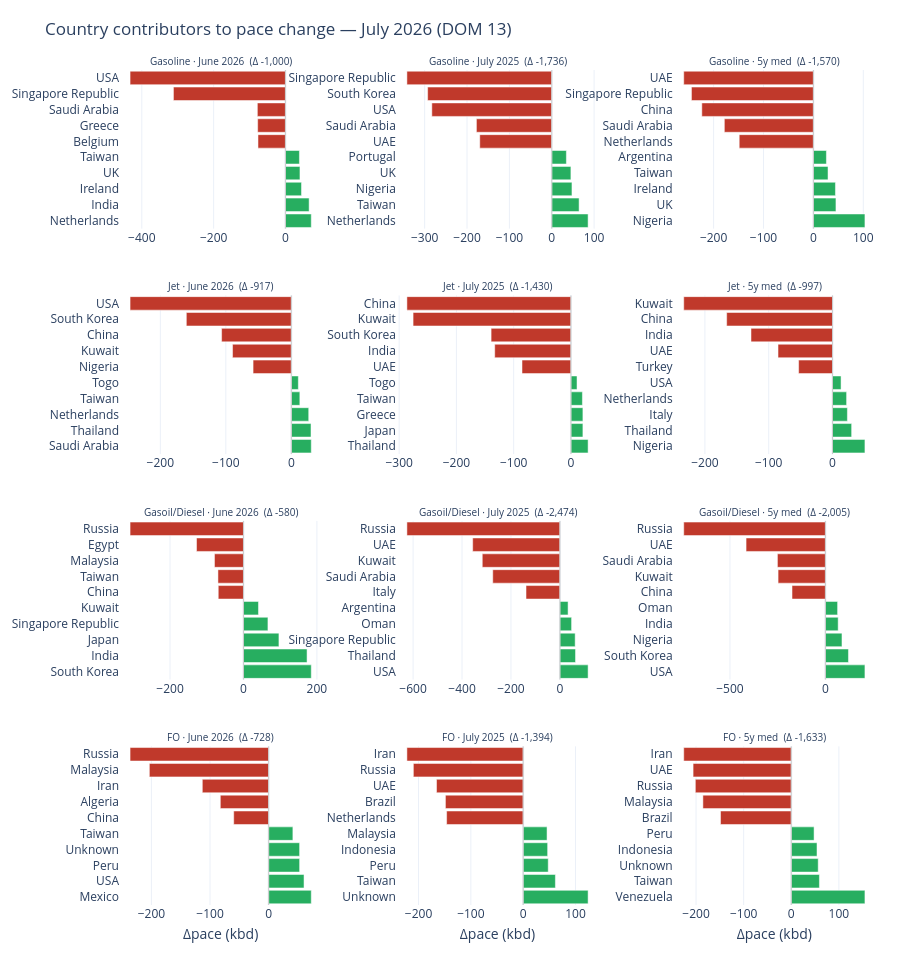
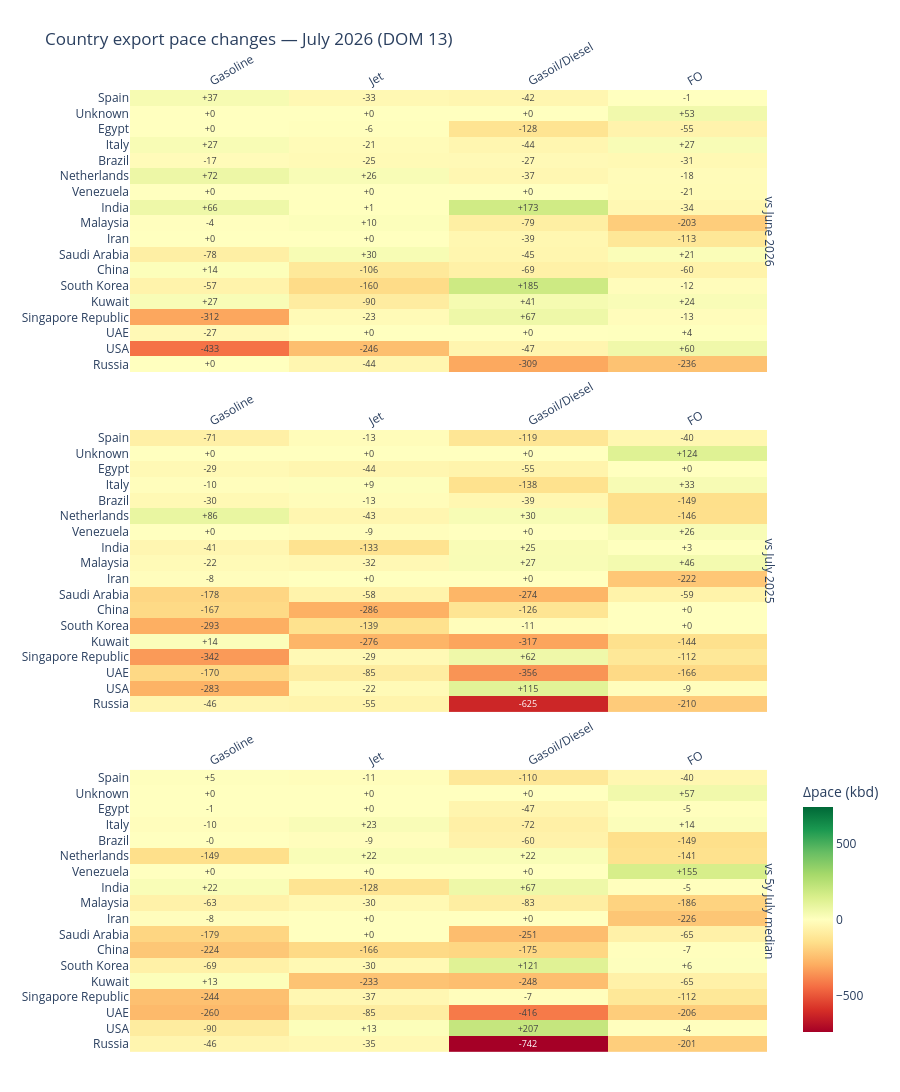

The cell these charts' notebook holds for them, in order:
### Code cell
def country_comparison_table(r: dict, *, top_n: int = 12) -> pd.DataFrame:
    """Top countries ranked by |Δ vs 5y median| with all three baseline deltas."""
    d_hist = r["vs_hist"]["delta"]
    top = d_hist.abs().nlargest(top_n).index
    cur = r["cur_pace"]
    return pd.DataFrame(
        {
            "pace_kbd": cur.reindex(top, fill_value=0),
            "vs_prior_mo": r["vs_prior"]["delta"].reindex(top, fill_value=0),
            "vs_last_yr": r["vs_ly"]["delta"].reindex(top, fill_value=0),
            "vs_5y_med": d_hist.reindex(top, fill_value=0),
            f"{PACE_N_HISTORY}y_med": r["hist_country_pace"].reindex(top, fill_value=0),
        },
        index=[short_country(c) for c in top],
    )


# --- Styled tables: one per product (top movers vs historical pattern) ---
for product in PACE_PRODUCTS:
    tbl = country_comparison_table(PACE_RESULTS[product])
    _vmax = max(float(tbl["vs_5y_med"].abs().max()), 1.0)
    display(
        tbl.style.format("{:+,.0f}", subset=["vs_prior_mo", "vs_last_yr", "vs_5y_med"])
        .format("{:,.0f}", subset=["pace_kbd", f"{PACE_N_HISTORY}y_med"])
        .background_gradient(
            cmap="RdYlGn", subset=["vs_5y_med"], vmin=-_vmax, vmax=_vmax
        )
        .set_caption(
            f"{product} — top countries by |Δ vs {PACE_N_HISTORY}y median| "
            f"({_pace_month_name} {PACE_YEAR}, DOM {_pace_dom})"
        )
    )

# --- Contributor bar charts + heatmaps (functions defined above; zero extra API calls) ---
PACE_CONTRIB_FIG = make_contributor_bar_panel(PACE_RESULTS, PACE_PRODUCTS, top_n=PACE_TOP_N)
PACE_HEATMAP_DATA, PACE_HEATMAP_FIG = make_pace_delta_heatmap_panel(PACE_RESULTS, top_n=18)

### Figure 1 — Plotly figure (JSON) as saved in the notebook; plotly's stock layout.template omitted (floating-point values rounded to 4 significant figures)
{"data": [{"hovertemplate": "%{y}<br>Δpace: %{x:+,.0f} kbd<extra></extra>", "marker": {"color": ["#c0392b", "#c0392b", "#c0392b", "#c0392b", "#c0392b", "#27ae60", "#27ae60", "#27ae60", "#27ae60", "#27ae60"]}, "orientation": "h", "showlegend": false, "type": "bar", "x": [-432.7, -311.9, -78.24, -77.39, -76.47, 38.89, 40.38, 44.72, 65.91, 71.88], "xaxis": "x", "y": ["USA", "Singapore Republic", "Saudi Arabia", "Greece", "Belgium", "Taiwan", "UK", "Ireland", "India", "Netherlands"], "yaxis": "y"}, {"hovertemplate": "%{y}<br>Δpace: %{x:+,.0f} kbd<extra></extra>", "marker": {"color": ["#c0392b", "#c0392b", "#c0392b", "#c0392b", "#c0392b", "#27ae60", "#27ae60", "#27ae60", "#27ae60", "#27ae60"]}, "orientation": "h", "showlegend": false, "type": "bar", "x": [-341.9, -293.0, -283.0, -177.8, -169.9, 34.52, 45.18, 47.68, 64.51, 85.77], "xaxis": "x2", "y": ["Singapore Republic", "South Korea", "USA", "Saudi Arabia", "UAE", "Portugal", "UK", "Nigeria", "Taiwan", "Netherlands"], "yaxis": "y2"}, {"hovertemplate": "%{y}<br>Δpace: %{x:+,.0f} kbd<extra></extra>", "marker": {"color": ["#c0392b", "#c0392b", "#c0392b", "#c0392b", "#c0392b", "#27ae60", "#27ae60", "#27ae60", "#27ae60", "#27ae60"]}, "orientation": "h", "showlegend": false, "type": "bar", "x": [-259.9, -244.4, -223.7, -178.5, -148.7, 26.06, 29.29, 44.19, 45.18, 103.3], "xaxis": "x3", "y": ["UAE", "Singapore Republic", "China", "Saudi Arabia", "Netherlands", "Argentina", "Taiwan", "Ireland", "UK", "Nigeria"], "yaxis": "y3"}, {"hovertemplate": "%{y}<br>Δpace: %{x:+,.0f} kbd<extra></extra>", "marker": {"color": ["#c0392b", "#c0392b", "#c0392b", "#c0392b", "#c0392b", "#27ae60", "#27ae60", "#27ae60", "#27ae60", "#27ae60"]}, "orientation": "h", "showlegend": false, "type": "bar", "x": [-246.2, -160.3, -106.5, -89.77, -58.43, 10.65, 12.95, 26.48, 29.99, 30.39], "xaxis": "x4", "y": ["USA", "South Korea", "China", "Kuwait", "Nigeria", "Togo", "Taiwan", "Netherlands", "Thailand", "Saudi Arabia"], "yaxis": "y4"}, {"hovertemplate": "%{y}<br>Δpace: %{x:+,.0f} kbd<extra></extra>", "marker": {"color": ["#c0392b", "#c0392b", "#c0392b", "#c0392b", "#c0392b", "#27ae60", "#27ae60", "#27ae60", "#27ae60", "#27ae60"]}, "orientation": "h", "showlegend": false, "type": "bar", "x": [-286.4, -275.6, -139.4, -133.1, -85.42, 10.65, 20.06, 20.91, 20.92, 29.99], "xaxis": "x5", "y": ["China", "Kuwait", "South Korea", "India", "UAE", "Togo", "Taiwan", "Greece", "Japan", "Thailand"], "yaxis": "y5"}, {"hovertemplate": "%{y}<br>Δpace: %{x:+,.0f} kbd<extra></extra>", "marker": {"color": ["#c0392b", "#c0392b", "#c0392b", "#c0392b", "#c0392b", "#27ae60", "#27ae60", "#27ae60", "#27ae60", "#27ae60"]}, "orientation": "h", "showlegend": false, "type": "bar", "x": [-233.2, -166.0, -127.8, -85.42, -53.13, 13.41, 22.08, 23.35, 29.99, 50.83], "xaxis": "x6", "y": ["Kuwait", "China", "India", "UAE", "Turkey", "USA", "Netherlands", "Italy", "Thailand", "Nigeria"], "yaxis": "y6"}, {"hovertemplate": "%{y}<br>Δpace: %{x:+,.0f} kbd<extra></extra>", "marker": {"color": ["#c0392b", "#c0392b", "#c0392b", "#c0392b", "#c0392b", "#27ae60", "#27ae60", "#27ae60", "#27ae60", "#27ae60"]}, "orientation": "h", "showlegend": false, "type": "bar", "x": [-308.8, -127.8, -78.91, -69.48, -68.64, 40.84, 66.61, 96.55, 173.1, 184.6], "xaxis": "x7", "y": ["Russia", "Egypt", "Malaysia", "Taiwan", "China", "Kuwait", "Singapore Republic", "Japan", "India", "South Korea"], "yaxis": "y7"}, {"hovertemplate": "%{y}<br>Δpace: %{x:+,.0f} kbd<extra></extra>", "marker": {"color": ["#c0392b", "#c0392b", "#c0392b", "#c0392b", "#c0392b", "#27ae60", "#27ae60", "#27ae60", "#27ae60", "#27ae60"]}, "orientation": "h", "showlegend": false, "type": "bar", "x": [-625.3, -356.5, -317.2, -274.4, -138.5, 33.34, 47.71, 62.31, 63.78, 115.2], "xaxis": "x8", "y": ["Russia", "UAE", "Kuwait", "Saudi Arabia", "Italy", "Argentina", "Oman", "Singapore Republic", "Thailand", "USA"], "yaxis": "y8"}, {"hovertemplate": "%{y}<br>Δpace: %{x:+,.0f} kbd<extra></extra>", "marker": {"color": ["#c0392b", "#c0392b", "#c0392b", "#c0392b", "#c0392b", "#27ae60", "#27ae60", "#27ae60", "#27ae60", "#27ae60"]}, "orientation": "h", "showlegend": false, "type": "bar", "x": [-742.0, -415.5, -251.4, -247.9, -174.9, 63.75, 66.76, 86.68, 120.6, 206.9], "xaxis": "x9", "y": ["Russia", "UAE", "Saudi Arabia", "Kuwait", "China", "Oman", "India", "Nigeria", "South Korea", "USA"], "yaxis": "y9"}, {"hovertemplate": "%{y}<br>Δpace: %{x:+,.0f} kbd<extra></extra>", "marker": {"color": ["#c0392b", "#c0392b", "#c0392b", "#c0392b", "#c0392b", "#27ae60", "#27ae60", "#27ae60", "#27ae60", "#27ae60"]}, "orientation": "h", "showlegend": false, "type": "bar", "x": [-236.4, -203.5, -113.1, -82.4, -59.56, 41.39, 52.84, 52.88, 60.4, 72.75], "xaxis": "x10", "y": ["Russia", "Malaysia", "Iran", "Algeria", "China", "Taiwan", "Unknown", "Peru", "USA", "Mexico"], "yaxis": "y10"}, {"hovertemplate": "%{y}<br>Δpace: %{x:+,.0f} kbd<extra></extra>", "marker": {"color": ["#c0392b", "#c0392b", "#c0392b", "#c0392b", "#c0392b", "#27ae60", "#27ae60", "#27ae60", "#27ae60", "#27ae60"]}, "orientation": "h", "showlegend": false, "type": "bar", "x": [-222.2, -209.9, -165.6, -148.6, -146.3, 45.6, 46.73, 47.87, 61.56, 124.1], "xaxis": "x11", "y": ["Iran", "Russia", "UAE", "Brazil", "Netherlands", "Malaysia", "Indonesia", "Peru", "Taiwan", "Unknown"], "yaxis": "y11"}, {"hovertemplate": "%{y}<br>Δpace: %{x:+,.0f} kbd<extra></extra>", "marker": {"color": ["#c0392b", "#c0392b", "#c0392b", "#c0392b", "#c0392b", "#27ae60", "#27ae60", "#27ae60", "#27ae60", "#27ae60"]}, "orientation": "h", "showlegend": false, "type": "bar", "x": [-225.9, -206.2, -201.5, -185.6, -148.6, 47.87, 54.05, 56.56, 59.11, 154.7], "xaxis": "x12", "y": ["Iran", "UAE", "Russia", "Malaysia", "Brazil", "Peru", "Indonesia", "Unknown", "Taiwan", "Venezuela"], "yaxis": "y12"}], "layout": {"annotations": [{"font": {"size": 10}, "showarrow": false, "text": "Gasoline · June 2026  (Δ -1,000)", "x": 0.1333, "xanchor": "center", "xref": "paper", "y": 1, "yanchor": "bottom", "yref": "paper"}, {"font": {"size": 10}, "showarrow": false, "text": "Gasoline · July 2025  (Δ -1,736)", "x": 0.5, "xanchor": "center", "xref": "paper", "y": 1, "yanchor": "bottom", "yref": "paper"}, {"font": {"size": 10}, "showarrow": false, "text": "Gasoline · 5y med  (Δ -1,570)", "x": 0.8667, "xanchor": "center", "xref": "paper", "y": 1, "yanchor": "bottom", "yref": "paper"}, {"font": {"size": 10}, "showarrow": false, "text": "Jet · June 2026  (Δ -917)", "x": 0.1333, "xanchor": "center", "xref": "paper", "y": 0.73, "yanchor": "bottom", "yref": "paper"}, {"font": {"size": 10}, "showarrow": false, "text": "Jet · July 2025  (Δ -1,430)", "x": 0.5, "xanchor": "center", "xref": "paper", "y": 0.73, "yanchor": "bottom", "yref": "paper"}, {"font": {"size": 10}, "showarrow": false, "text": "Jet · 5y med  (Δ -997)", "x": 0.8667, "xanchor": "center", "xref": "paper", "y": 0.73, "yanchor": "bottom", "yref": "paper"}, {"font": {"size": 10}, "showarrow": false, "text": "Gasoil/Diesel · June 2026  (Δ -580)", "x": 0.1333, "xanchor": "center", "xref": "paper", "y": 0.46, "yanchor": "bottom", "yref": "paper"}, {"font": {"size": 10}, "showarrow": false, "text": "Gasoil/Diesel · July 2025  (Δ -2,474)", "x": 0.5, "xanchor": "center", "xref": "paper", "y": 0.46, "yanchor": "bottom", "yref": "paper"}, {"font": {"size": 10}, "showarrow": false, "text": "Gasoil/Diesel · 5y med  (Δ -2,005)", "x": 0.8667, "xanchor": "center", "xref": "paper", "y": 0.46, "yanchor": "bottom", "yref": "paper"}, {"font": {"size": 10}, "showarrow": false, "text": "FO · June 2026  (Δ -728)", "x": 0.1333, "xanchor": "center", "xref": "paper", "y": 0.19, "yanchor": "bottom", "yref": "paper"}, {"font": {"size": 10}, "showarrow": false, "text": "FO · July 2025  (Δ -1,394)", "x": 0.5, "xanchor": "center", "xref": "paper", "y": 0.19, "yanchor": "bottom", "yref": "paper"}, {"font": {"size": 10}, "showarrow": false, "text": "FO · 5y med  (Δ -1,633)", "x": 0.8667, "xanchor": "center", "xref": "paper", "y": 0.19, "yanchor": "bottom", "yref": "paper"}], "bargap": 0.15, "height": 960, "margin": {"b": 55, "l": 85, "r": 25, "t": 70}, "shapes": [{"line": {"color": "#ccc", "width": 1}, "type": "line", "x0": 0, "x1": 0, "xref": "x", "y0": 0, "y1": 1, "yref": "y domain"}, {"line": {"color": "#ccc", "width": 1}, "type": "line", "x0": 0, "x1": 0, "xref": "x2", "y0": 0, "y1": 1, "yref": "y2 domain"}, {"line": {"color": "#ccc", "width": 1}, "type": "line", "x0": 0, "x1": 0, "xref": "x3", "y0": 0, "y1": 1, "yref": "y3 domain"}, {"line": {"color": "#ccc", "width": 1}, "type": "line", "x0": 0, "x1": 0, "xref": "x4", "y0": 0, "y1": 1, "yref": "y4 domain"}, {"line": {"color": "#ccc", "width": 1}, "type": "line", "x0": 0, "x1": 0, "xref": "x5", "y0": 0, "y1": 1, "yref": "y5 domain"}, {"line": {"color": "#ccc", "width": 1}, "type": "line", "x0": 0, "x1": 0, "xref": "x6", "y0": 0, "y1": 1, "yref": "y6 domain"}, {"line": {"color": "#ccc", "width": 1}, "type": "line", "x0": 0, "x1": 0, "xref": "x7", "y0": 0, "y1": 1, "yref": "y7 domain"}, {"line": {"color": "#ccc", "width": 1}, "type": "line", "x0": 0, "x1": 0, "xref": "x8", "y0": 0, "y1": 1, "yref": "y8 domain"}, {"line": {"color": "#ccc", "width": 1}, "type": "line", "x0": 0, "x1": 0, "xref": "x9", "y0": 0, "y1": 1, "yref": "y9 domain"}, {"line": {"color": "#ccc", "width": 1}, "type": "line", "x0": 0, "x1": 0, "xref": "x10", "y0": 0, "y1": 1, "yref": "y10 domain"}, {"line": {"color": "#ccc", "width": 1}, "type": "line", "x0": 0, "x1": 0, "xref": "x11", "y0": 0, "y1": 1, "yref": "y11 domain"}, {"line": {"color": "#ccc", "width": 1}, "type": "line", "x0": 0, "x1": 0, "xref": "x12", "y0": 0, "y1": 1, "yref": "y12 domain"}], "title": {"text": "Country contributors to pace change — July 2026 (DOM 13)"}, "xaxis": {"anchor": "y", "automargin": true, "domain": [0, 0.2667], "tickformat": ","}, "xaxis10": {"anchor": "y10", "automargin": true, "domain": [0, 0.2667], "tickformat": ",", "title": {"standoff": 8, "text": "Δpace (kbd)"}}, "xaxis11": {"anchor": "y11", "automargin": true, "domain": [0.3667, 0.6333], "tickformat": ",", "title": {"standoff": 8, "text": "Δpace (kbd)"}}, "xaxis12": {"anchor": "y12", "automargin": true, "domain": [0.7333, 1], "tickformat": ",", "title": {"standoff": 8, "text": "Δpace (kbd)"}}, "xaxis2": {"anchor": "y2", "automargin": true, "domain": [0.3667, 0.6333], "tickformat": ","}, "xaxis3": {"anchor": "y3", "automargin": true, "domain": [0.7333, 1], "tickformat": ","}, "xaxis4": {"anchor": "y4", "automargin": true, "domain": [0, 0.2667], "tickformat": ","}, "xaxis5": {"anchor": "y5", "automargin": true, "domain": [0.3667, 0.6333], "tickformat": ","}, "xaxis6": {"anchor": "y6", "automargin": true, "domain": [0.7333, 1], "tickformat": ","}, "xaxis7": {"anchor": "y7", "automargin": true, "domain": [0, 0.2667], "tickformat": ","}, "xaxis8": {"anchor": "y8", "automargin": true, "domain": [0.3667, 0.6333], "tickformat": ","}, "xaxis9": {"anchor": "y9", "automargin": true, "domain": [0.7333, 1], "tickformat": ","}, "yaxis": {"anchor": "x", "automargin": true, "autorange": "reversed", "domain": [0.81, 1]}, "yaxis10": {"anchor": "x10", "automargin": true, "autorange": "reversed", "domain": [0, 0.19]}, "yaxis11": {"anchor": "x11", "automargin": true, "autorange": "reversed", "domain": [0, 0.19]}, "yaxis12": {"anchor": "x12", "automargin": true, "autorange": "reversed", "domain": [0, 0.19]}, "yaxis2": {"anchor": "x2", "automargin": true, "autorange": "reversed", "domain": [0.81, 1]}, "yaxis3": {"anchor": "x3", "automargin": true, "autorange": "reversed", "domain": [0.81, 1]}, "yaxis4": {"anchor": "x4", "automargin": true, "autorange": "reversed", "domain": [0.54, 0.73]}, "yaxis5": {"anchor": "x5", "automargin": true, "autorange": "reversed", "domain": [0.54, 0.73]}, "yaxis6": {"anchor": "x6", "automargin": true, "autorange": "reversed", "domain": [0.54, 0.73]}, "yaxis7": {"anchor": "x7", "automargin": true, "autorange": "reversed", "domain": [0.27, 0.46]}, "yaxis8": {"anchor": "x8", "automargin": true, "autorange": "reversed", "domain": [0.27, 0.46]}, "yaxis9": {"anchor": "x9", "automargin": true, "autorange": "reversed", "domain": [0.27, 0.46]}}}

### Figure 2 — Plotly figure (JSON) as saved in the notebook; plotly's stock layout.template omitted (floating-point values rounded to 4 significant figures)
{"data": [{"colorscale": [[0, "rgb(165,0,38)"], [0.1, "rgb(215,48,39)"], [0.2, "rgb(244,109,67)"], [0.3, "rgb(253,174,97)"], [0.4, "rgb(254,224,139)"], [0.5, "rgb(255,255,191)"], [0.6, "rgb(217,239,139)"], [0.7, "rgb(166,217,106)"], [0.8, "rgb(102,189,99)"], [0.9, "rgb(26,152,80)"], [1, "rgb(0,104,55)"]], "hovertemplate": "Country: %{y}<br>Product: %{x}<br>Δpace: %{z:+,.0f} kbd<extra></extra>", "showscale": false, "text": [["+0", "-44", "-309", "-236"], ["-433", "-246", "-47", "+60"], ["-27", "+0", "+0", "+4"], ["-312", "-23", "+67", "-13"], ["+27", "-90", "+41", "+24"], ["-57", "-160", "+185", "-12"], ["+14", "-106", "-69", "-60"], ["-78", "+30", "-45", "+21"], ["+0", "+0", "-39", "-113"], ["-4", "+10", "-79", "-203"], ["+66", "+1", "+173", "-34"], ["+0", "+0", "+0", "-21"], ["+72", "+26", "-37", "-18"], ["-17", "-25", "-27", "-31"], ["+27", "-21", "-44", "+27"], ["+0", "-6", "-128", "-55"], ["+0", "+0", "+0", "+53"], ["+37", "-33", "-42", "-1"]], "textfont": {"size": 9}, "texttemplate": "%{text}", "type": "heatmap", "x": ["Gasoline", "Jet", "Gasoil/Diesel", "FO"], "xaxis": "x", "y": ["Russia", "USA", "UAE", "Singapore Republic", "Kuwait", "South Korea", "China", "Saudi Arabia", "Iran", "Malaysia", "India", "Venezuela", "Netherlands", "Brazil", "Italy", "Egypt", "Unknown", "Spain"], "yaxis": "y", "z": [[0.0, -43.65, -308.8, -236.4], [-432.7, -246.2, -46.65, 60.4], [-26.57, 0.0, 0.0, 3.532], [-311.9, -22.82, 66.61, -12.66], [26.54, -89.77, 40.84, 24.04], [-56.87, -160.3, 184.6, -12.16], [13.65, -106.5, -68.64, -59.56], [-78.24, 30.39, -45.16, 20.67], [0.0, 0.0, -38.67, -113.1], [-3.85, 10.44, -78.91, -203.5], [65.91, 1.441, 173.1, -34.02], [0.0, 0.0, 0.0, -21.27], [71.88, 26.48, -37.17, -17.75], [-17.01, -24.88, -26.79, -30.78], [27.3, -21.25, -43.68, 26.99], [0.0, -5.813, -127.8, -55.45], [0.0, 0.0, 0.0, 52.84], [37.02, -33.07, -42.27, -1.148]], "zmax": 742.0, "zmid": 0, "zmin": -742.0}, {"colorscale": [[0, "rgb(165,0,38)"], [0.1, "rgb(215,48,39)"], [0.2, "rgb(244,109,67)"], [0.3, "rgb(253,174,97)"], [0.4, "rgb(254,224,139)"], [0.5, "rgb(255,255,191)"], [0.6, "rgb(217,239,139)"], [0.7, "rgb(166,217,106)"], [0.8, "rgb(102,189,99)"], [0.9, "rgb(26,152,80)"], [1, "rgb(0,104,55)"]], "hovertemplate": "Country: %{y}<br>Product: %{x}<br>Δpace: %{z:+,.0f} kbd<extra></extra>", "showscale": false, "text": [["-46", "-55", "-625", "-210"], ["-283", "-22", "+115", "-9"], ["-170", "-85", "-356", "-166"], ["-342", "-29", "+62", "-112"], ["+14", "-276", "-317", "-144"], ["-293", "-139", "-11", "+0"], ["-167", "-286", "-126", "+0"], ["-178", "-58", "-274", "-59"], ["-8", "+0", "+0", "-222"], ["-22", "-32", "+27", "+46"], ["-41", "-133", "+25", "+3"], ["+0", "-9", "+0", "+26"], ["+86", "-43", "+30", "-146"], ["-30", "-13", "-39", "-149"], ["-10", "+9", "-138", "+33"], ["-29", "-44", "-55", "+0"], ["+0", "+0", "+0", "+124"], ["-71", "-13", "-119", "-40"]], "textfont": {"size": 9}, "texttemplate": "%{text}", "type": "heatmap", "x": ["Gasoline", "Jet", "Gasoil/Diesel", "FO"], "xaxis": "x2", "y": ["Russia", "USA", "UAE", "Singapore Republic", "Kuwait", "South Korea", "China", "Saudi Arabia", "Iran", "Malaysia", "India", "Venezuela", "Netherlands", "Brazil", "Italy", "Egypt", "Unknown", "Spain"], "yaxis": "y2", "z": [[-45.65, -54.53, -625.3, -209.9], [-283.0, -21.92, 115.2, -9.257], [-169.9, -85.42, -356.5, -165.6], [-341.9, -28.53, 62.31, -111.6], [14.25, -275.6, -317.2, -143.7], [-293.0, -139.4, -10.83, 0.1885], [-167.1, -286.4, -125.5, 0.0], [-177.8, -57.51, -274.4, -58.95], [-8.19, 0.0, 0.0, -222.2], [-22.08, -31.57, 26.82, 45.6], [-41.09, -133.1, 25.05, 2.819], [0.0, -9.062, 0.0, 25.72], [85.77, -43.46, 29.76, -146.3], [-30.44, -12.99, -38.98, -148.6], [-9.718, 9.312, -138.5, 32.79], [-28.61, -43.63, -54.81, 0.0], [0.0, 0.0, 0.0, 124.1], [-71.12, -13.06, -119.3, -39.91]], "zmax": 742.0, "zmid": 0, "zmin": -742.0}, {"colorbar": {"len": 0.28, "title": {"text": "Δpace (kbd)"}, "y": 0.15}, "colorscale": [[0, "rgb(165,0,38)"], [0.1, "rgb(215,48,39)"], [0.2, "rgb(244,109,67)"], [0.3, "rgb(253,174,97)"], [0.4, "rgb(254,224,139)"], [0.5, "rgb(255,255,191)"], [0.6, "rgb(217,239,139)"], [0.7, "rgb(166,217,106)"], [0.8, "rgb(102,189,99)"], [0.9, "rgb(26,152,80)"], [1, "rgb(0,104,55)"]], "hovertemplate": "Country: %{y}<br>Product: %{x}<br>Δpace: %{z:+,.0f} kbd<extra></extra>", "showscale": true, "text": [["-46", "-35", "-742", "-201"], ["-90", "+13", "+207", "-4"], ["-260", "-85", "-416", "-206"], ["-244", "-37", "-7", "-112"], ["+13", "-233", "-248", "-65"], ["-69", "-30", "+121", "+6"], ["-224", "-166", "-175", "-7"], ["-179", "+0", "-251", "-65"], ["-8", "+0", "+0", "-226"], ["-63", "-30", "-83", "-186"], ["+22", "-128", "+67", "-5"], ["+0", "+0", "+0", "+155"], ["-149", "+22", "+22", "-141"], ["-0", "-9", "-60", "-149"], ["-10", "+23", "-72", "+14"], ["-1", "+0", "-47", "-5"], ["+0", "+0", "+0", "+57"], ["+5", "-11", "-110", "-40"]], "textfont": {"size": 9}, "texttemplate": "%{text}", "type": "heatmap", "x": ["Gasoline", "Jet", "Gasoil/Diesel", "FO"], "xaxis": "x3", "y": ["Russia", "USA", "UAE", "Singapore Republic", "Kuwait", "South Korea", "China", "Saudi Arabia", "Iran", "Malaysia", "India", "Venezuela", "Netherlands", "Brazil", "Italy", "Egypt", "Unknown", "Spain"], "yaxis": "y3", "z": [[-45.65, -35.08, -742.0, -201.5], [-90.46, 13.41, 206.9, -3.948], [-259.9, -85.42, -415.5, -206.2], [-244.4, -36.77, -7.341, -111.6], [13.26, -233.2, -247.9, -65.11], [-68.57, -30.24, 120.6, 6.002], [-223.7, -166.0, -174.9, -6.827], [-178.5, 0.4377, -251.4, -65.4], [-8.19, 0.0, 0.0, -225.9], [-62.88, -30.04, -82.65, -185.6], [21.69, -127.8, 66.76, -5.482], [0.0, 0.0, 0.0, 154.7], [-148.7, 22.08, 22.22, -141.2], [-0.1762, -8.585, -60.49, -148.6], [-9.718, 23.35, -72.21, 14.43], [-0.6838, 0.0, -47.33, -5.088], [0.0, 0.0, 0.0, 56.56], [4.781, -11.14, -110.3, -39.91]], "zmax": 742.0, "zmid": 0, "zmin": -742.0}], "layout": {"annotations": [{"font": {"size": 12}, "showarrow": false, "text": "vs June 2026", "textangle": 90, "x": 1, "xanchor": "right", "xref": "paper", "y": 0.8533, "yanchor": "middle", "yref": "paper"}, {"font": {"size": 12}, "showarrow": false, "text": "vs July 2025", "textangle": 90, "x": 1, "xanchor": "right", "xref": "paper", "y": 0.5, "yanchor": "middle", "yref": "paper"}, {"font": {"size": 12}, "showarrow": false, "text": "vs 5y July median", "textangle": 90, "x": 1, "xanchor": "right", "xref": "paper", "y": 0.1467, "yanchor": "middle", "yref": "paper"}], "height": 1220, "margin": {"b": 40, "l": 130, "r": 70, "t": 90}, "title": {"text": "Country export pace changes — July 2026 (DOM 13)"}, "xaxis": {"anchor": "y", "domain": [0, 0.98], "side": "top", "tickangle": -30}, "xaxis2": {"anchor": "y2", "domain": [0, 0.98], "side": "top", "tickangle": -30}, "xaxis3": {"anchor": "y3", "domain": [0, 0.98], "side": "top", "tickangle": -30}, "yaxis": {"anchor": "x", "automargin": true, "domain": [0.7067, 1]}, "yaxis2": {"anchor": "x2", "automargin": true, "domain": [0.3533, 0.6467]}, "yaxis3": {"anchor": "x3", "automargin": true, "domain": [0, 0.2933]}}}
